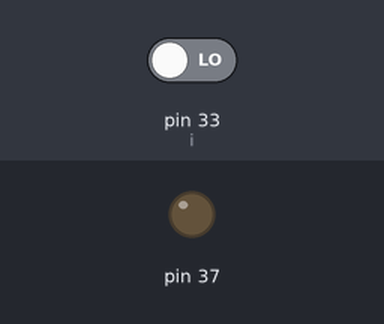
Bench run of a program on a simulated Raspberry Pi (header pin numbers). Parts: output pins drawn as LEDs (lit = HIGH). The test bench sets the inputs (shaded band); at power-on: pin 33 (i) LOW. Camera commands give no picture and take their timeout (5 s if none is given; 1 s for webcam tools); what the program prints to the terminal is not drawn.

Above: at 1.2 s.
1.3 s: pin 33 (i) driven HIGH
At 3.5 s:
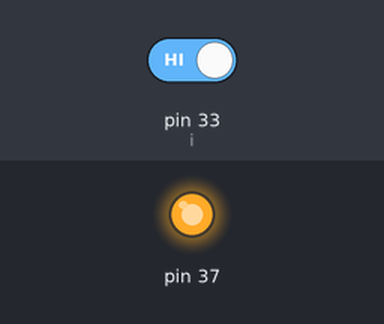
3.8 s: pin 33 (i) driven LOW
At 5.6 s:
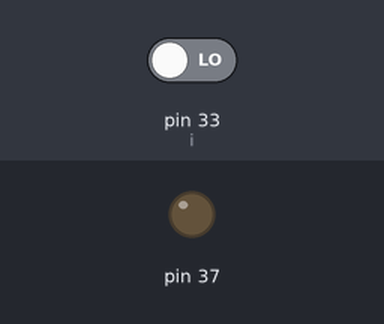
Timing chart, 0 to 7.1 s (numbered marks = the images above; inputs shaded):
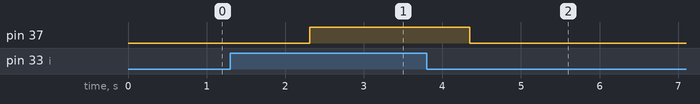

The program:

Intruder.py
```python
import RPi.GPIO as GPIO
import time
import os

GPIO.setmode(GPIO.BOARD)
GPIO.setwarnings(False)

GPIO.setup(33,GPIO.IN)
GPIO.setup(37,GPIO.OUT)


while(True):
		i= GPIO.input(33)
		if(i==0):
			print('Not Detected!')
			GPIO.output(37,GPIO.LOW)
		else:
			print('Obstacle')
			os.system('fswebcam -r 320x240 --jpeg 50 --save /home/pi/Desktop/Iot/webcamImage/%H%M%S.jpg')
			GPIO.output(37,GPIO.HIGH)
```

Measured:
- after the input at 1.3 s, pin 37: LOW → HIGH after 1.0 s
- after the input at 3.8 s, pin 37: HIGH → LOW after 0.55 s
